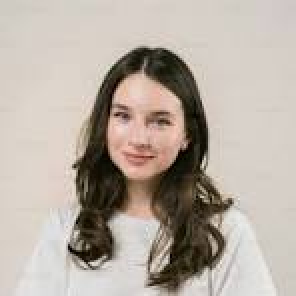
#> input picture person.jpeg, 148 x 148 px (shown 2 times larger)
$ python face-detection.py
#> lines starting #> are read from the running program, lines starting #| are printed output that depends on the picture; after the words box and inside, x2 and y2 are one past the last pixel; in counts of white or black regions, pixels touching at a corner belong together
import cv2
import cv2.data
import os

#print(os.listdir(cv2.data.haarcascades))
filename= "haarcascade_frontalface_alt2.xml"
path = cv2.data.haarcascades + filename
image = cv2.imread("person.jpeg")
#> image is the input picture: shape (148, 148, 3); mean B, G, R 162.7, 172.5, 182.6

modal =cv2.CascadeClassifier(path)
faces = modal.detectMultiScale(image,1.3,5)
#> faces = [[46, 40, 49, 49]]

for face in faces:
    x1 = face[0]
    y1 = face[1]
    x2 = x1 + face[2]
    y2 = y1 + face[3]

    cv2.rectangle(image,(x1,y1),(x2,y2),[255,0,0],2)
#> this loop made 1 pass
#> (face, x1, y1, x2, y2) on pass 1: ([46, 40, 49, 49], 46, 40, 95, 89)
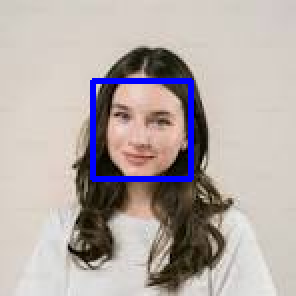
#> image: shape (148, 148, 3) (shown 2 times larger); 2.67% of pixels changed, all inside (x1, y1, x2, y2) = (45, 39, 97, 91)
#print(faces)
cv2.imshow("Person Image",image)

cv2.waitKey(0)
cv2.destroyAllWindows()
